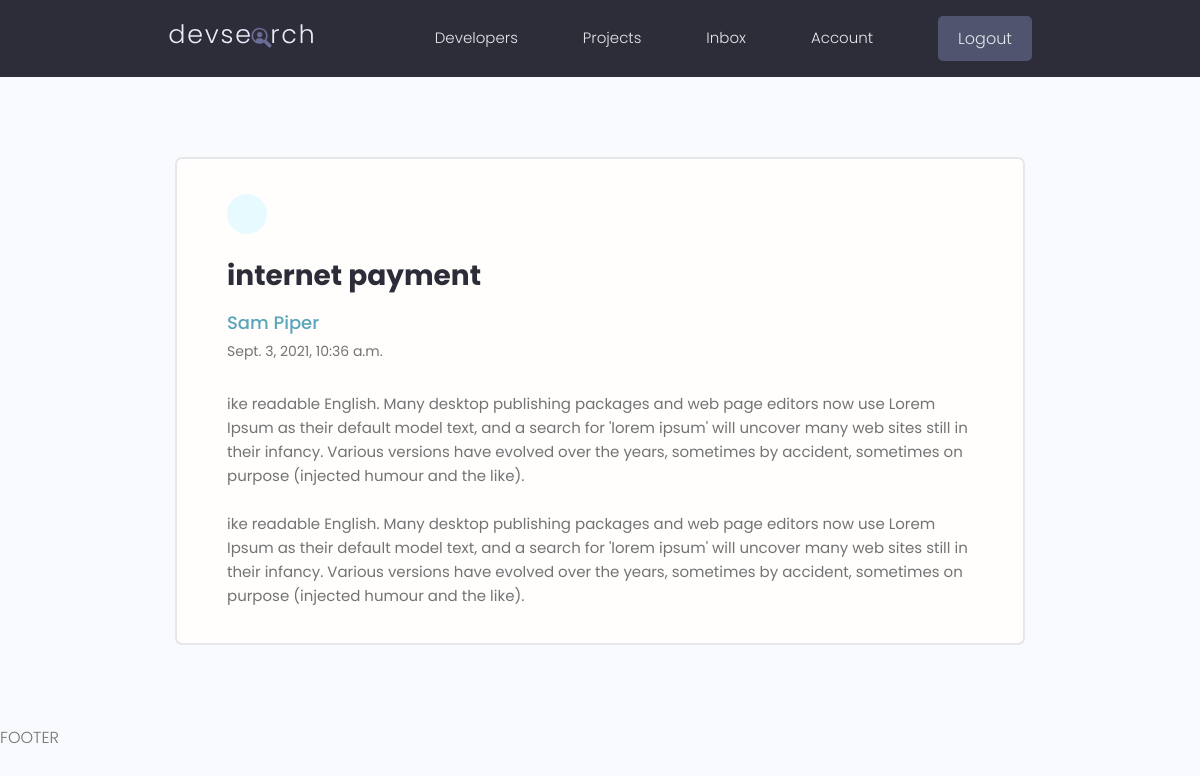
The page /message/b2f07c38-2617-4af2-8736-18bfb4c3ecf2/ (signed in) on the database its author committed.
### users/models.py (models this page shows, shortened)
class Message(models.Model):
    sender    = models.ForeignKey(Profile, on_delete=models.SET_NULL,blank= True, null= True)
    recipient = models.ForeignKey(Profile, on_delete=models.SET_NULL, blank= True, null= True, related_name='messages')
    name      = models.CharField(max_length=200,blank=True,null=True)
    email     = models.EmailField(max_length=200,blank=True,null=True)
    subject   = models.CharField(max_length=200,blank=True,null=True)
    body      = models.TextField()
    is_read   = models.BooleanField(default=False,null=True)
    created   = models.DateTimeField(auto_now_add= True)
    id        = models.UUIDField(default= uuid.uuid4, unique= True,primary_key= True,editable= False)
    class Meta:
        ordering = ['is_read','-created']

### users/views.py (the view)
# urls.py: path('message/<str:pk>/', views.viewMessage, name = 'message'),
@login_required(login_url='login')
def viewMessage(request,pk):
    profile = request.user.profile
    message = profile.messages.get(id = pk)
    if message.is_read == False:
        message.is_read = True
        message.save()
    context = {'message':message}
    return render(request, 'users/message.html', context)

### users/templates/users/message.html (shortened to what this page needs)
{% extends 'main.html' %}
{% block content %}
  <main class="messagePage my-xl">
    <div class="content-box">
      <div class="message">
        <a class="backButton" href="{% url 'inbox' %}"></a>
        <h2 class="message__subject">{{ message.subject }}</h4>
          {% if message.sender.id %}
          <a href="{% url 'user-profile' message.sender.id %}" class="message__author">{{ message.name }}</a>
          {% else %}
          <a href="#" class="message__author">{{ message.name }}</a>
          {% endif %}
          <p class="message__date">{{ message.created }}</p>
          <div class="message__body">{{ message.body | linebreaksbr }}</div>
      </div>
    </div>
  </main>
{% endblock content %}

### static/styles/app.css (style rules this page uses)
:root { --color-sub: #2d2d39; }
.content-box { width: 95%; max-width: 85rem; margin: 0 auto; }
.message { padding: 2.5rem 0; }
.message > a { display: flex; gap: 1rem; }
.message__author, .message__date { flex-basis: 25%; }
.message__subject { flex-basis: 50%; }
.message__date { text-align: right; }
.messagePage .message { list-style: none; background: var(--color-white); padding: 3.5rem 5rem; border: 2px solid var(--color-light); border-radius: 0.7rem; }
.messagePage .message__subject { font-size: 2.8rem; color: var(--color-sub); margin-bottom: 1rem; margin-top: 2rem; }
.messagePage .message__author { font-size: 1.8rem; font-weight: 500; }
.messagePage .message__date { font-size: 1.4rem; font-weight: 400; text-align: left; margin-bottom: 3rem; }
.backButton { background: var(--color-main-light); color: var(--color-main); width: 4rem; height: 4rem; display: flex; align-items: center; justify-content: center; border-radius: 50%; }

### static/uikit/styles/modules/_variables.css (style rules this page uses)
:root { --color-main: #5aa5b9; --color-main-light: #e6faff; --color-sub: #3f4156; --color-sub-light: #51546e; --color-sub-lighter: #ededfd; --color-text: #737373; --color-gray: #8b8b8b; --color-light: #e5e7eb; --color-light-gray: #767676; --color-bg: #f8fafd; --color-white: #fffefd; --color-white-light: #f3f3f3; --color-success: #359e64; --color-success-bg: #def8e8; --color-error: #fc4b0b; --color-error-bg: #fff2ee; --font-base: 'Poppins', arial, helvetica, 'Segoe UI', roboto, ubuntu, sans-serif; --font-monospace: 'Fira Code', 'Courier New', courier, monospace; --font-regular: 300; --font-medium: 500; --font-bold: 700; --generic-shadow: 1px 1px 5px #00000010; --generic-transition: all 0.3s ease-in-out; }

### static/uikit/styles/modules/_base.css (style rules this page uses)
* { margin: 0; padding: 0; box-sizing: border-box; text-rendering: optimizeLegibility; color: inherit; font-size: inherit; }
html { font-size: 50%; }
@media only screen and (min-width: 480px) { html { font-size: 56.25%; } }
@media only screen and (min-width: 1200px) { html { font-size: 62.5%; } }
body { line-height: 1.6; font-weight: 400; font-size: 1.5rem; color: var(--color-text); background-color: var(--color-bg); min-height: 100vh; }

### static/uikit/styles/modules/_typography.css (style rules this page uses)
* { font-family: var(--font-base); }
h2 { font-size: 3.6rem; font-weight: var(--font-bold); }
p, span, strong { font-size: 1.6rem; color: var(--color-text); font-weight: var(--font-regular); }
a { padding-bottom: 2px; text-decoration: none; display: inline-block; color: var(--color-main); font-weight: var(--font-medium); }

### static/uikit/styles/modules/_utilities.css (style rules this page uses)
.my-xl { margin: 8rem auto; }

### rows shown on the page
Message: subject "internet payment", name "Sam Piper", created "Sept. 3, 2021, 10:36 a.m.", body "ike readable English. Many desktop publishing packages and web page editors now use Lorem Ipsum as their default model text, and a search for 'lorem ipsum' will uncover many web sites still in their infancy. Various versions have evolved over the years, sometimes by accident, sometimes on purpose (injected humour and the like). ike readable English. Many desktop publishing packages and web page editors now use Lorem Ipsum as their default model text, and a search for 'lorem ipsum' will uncover many web sites still in their infancy. Various versions have evolved over the years, sometimes by accident, sometimes on purpose (injected humour and the like)."
